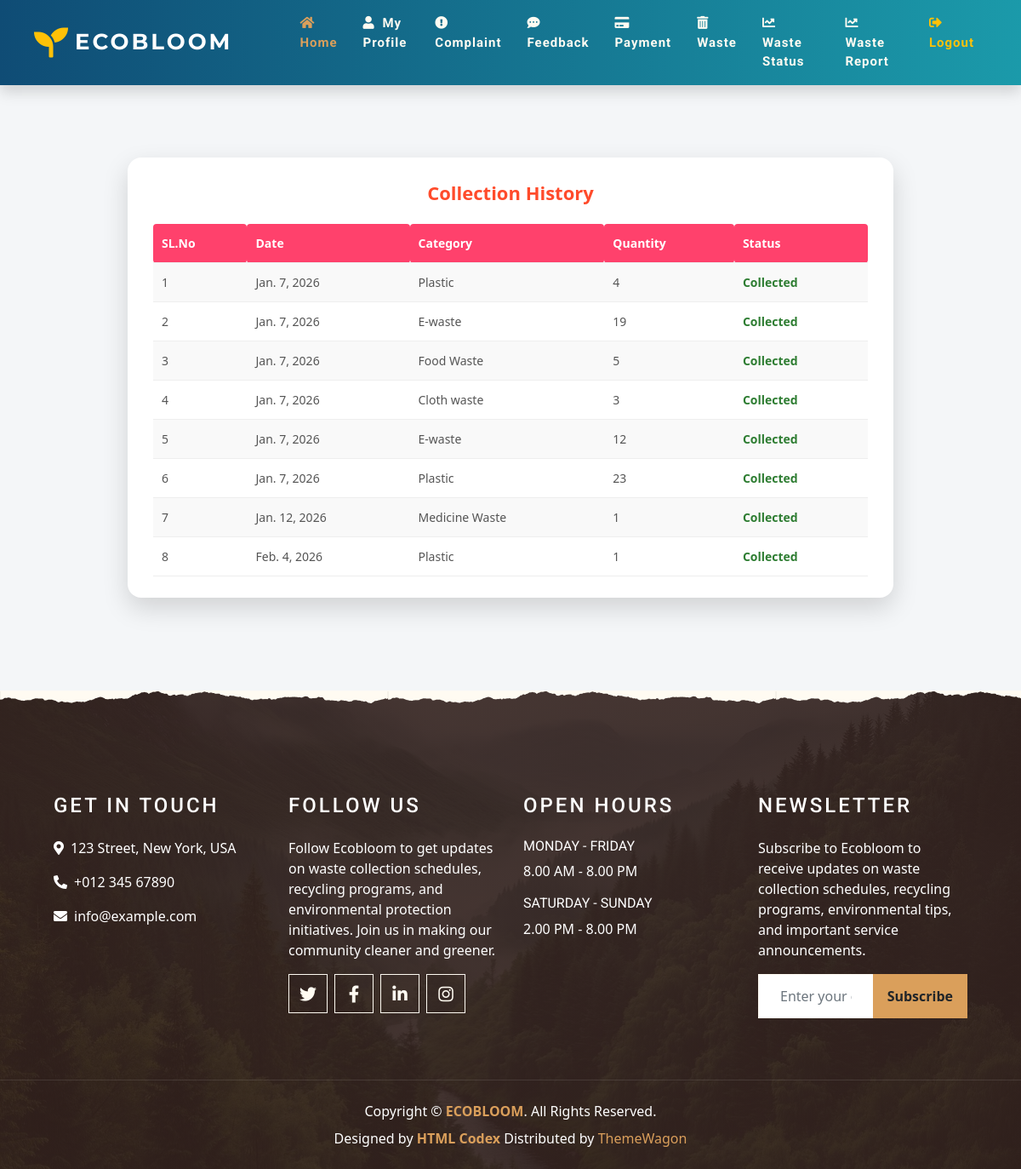
/User/ViewWasteStatus/ (signed in), run on an earlier commit of the app's database.
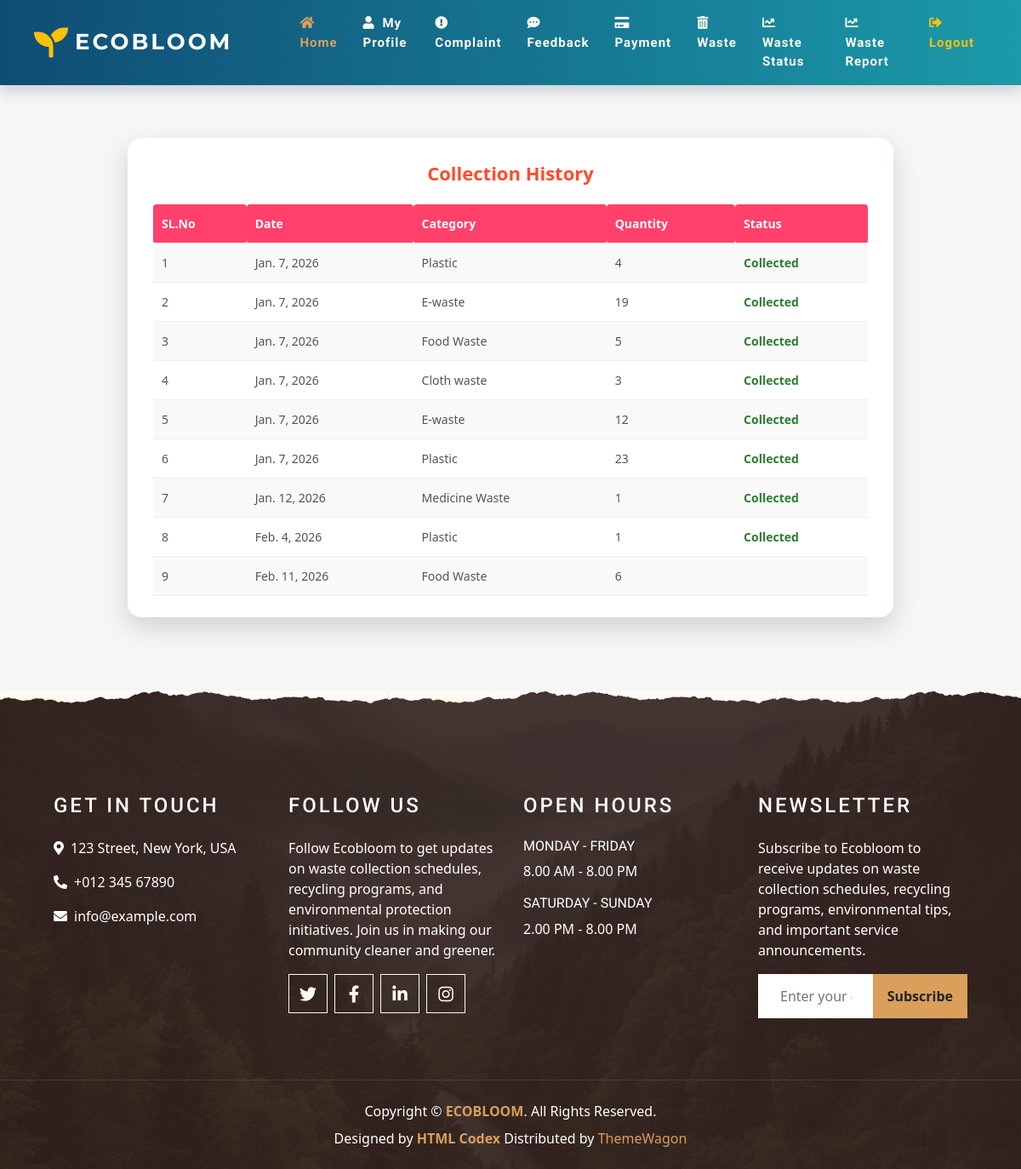
And on a later commit of the database.
### User/models.py (models this page shows)
class tbl_waste(models.Model):
    waste_date=models.DateField(auto_now_add=True)
    waste_qty=models.IntegerField(default=0)
    wastecategory_id=models.ForeignKey(tbl_wastecategory, on_delete=models.CASCADE)
    waste_status=models.IntegerField(default=0)
    user_id=models.ForeignKey(tbl_user,on_delete=models.CASCADE)

### Admin/models.py (models this page shows)
class tbl_wastecategory(models.Model):
    wastecategory_name=models.CharField(max_length=50)

### User/views.py (the view)
# urls.py: path('ViewWasteStatus/',views.ViewWasteStatus,name="ViewWasteStatus"),
def ViewWasteStatus(request):
    uid = request.session["uid"]
    waste = tbl_waste.objects.filter(user_id=uid)
    return render(request,"User/ViewWasteStatus.html",{'waste':waste})

### User/Templates/User/ViewWasteStatus.html (shortened to what this page needs)
{% extends 'User/Head.html' %}
{% block content %}
<div class="history-container">
    <div class="history-card">
        <div class="history-title">Collection History</div>
        <form action="" method="post">
            <table>
                <tr>
                    <th>SL.No</th>
                    <th>Date</th>
                    <th>Category</th>
                    <th>Quantity</th>
                    <th>Status</th>
                </tr>
                {% for i in waste %}
                <tr>
                    <td>{{ forloop.counter }}</td>
                    <td>{{ i.waste_date }}</td>
                    <td>{{ i.wastecategory_id.wastecategory_name }}</td>
                    <td>{{ i.waste_qty }}</td>
                    <td class="{% if i.waste_status == 1 %}status-collected{% endif %}">
                        {% if i.waste_status == 1 %}Collected{% endif %}
                    </td>
                </tr>
                {% endfor %}
            </table>
        </form>
    </div>
</div>
{% endblock content %}

What changed in the data, as far as the page shows it:
added tbl_waste: waste_date "Feb. 11, 2026", wastecategory_id.wastecategory_name "Food Waste", waste_qty "6", waste_status 0 (drawn)
